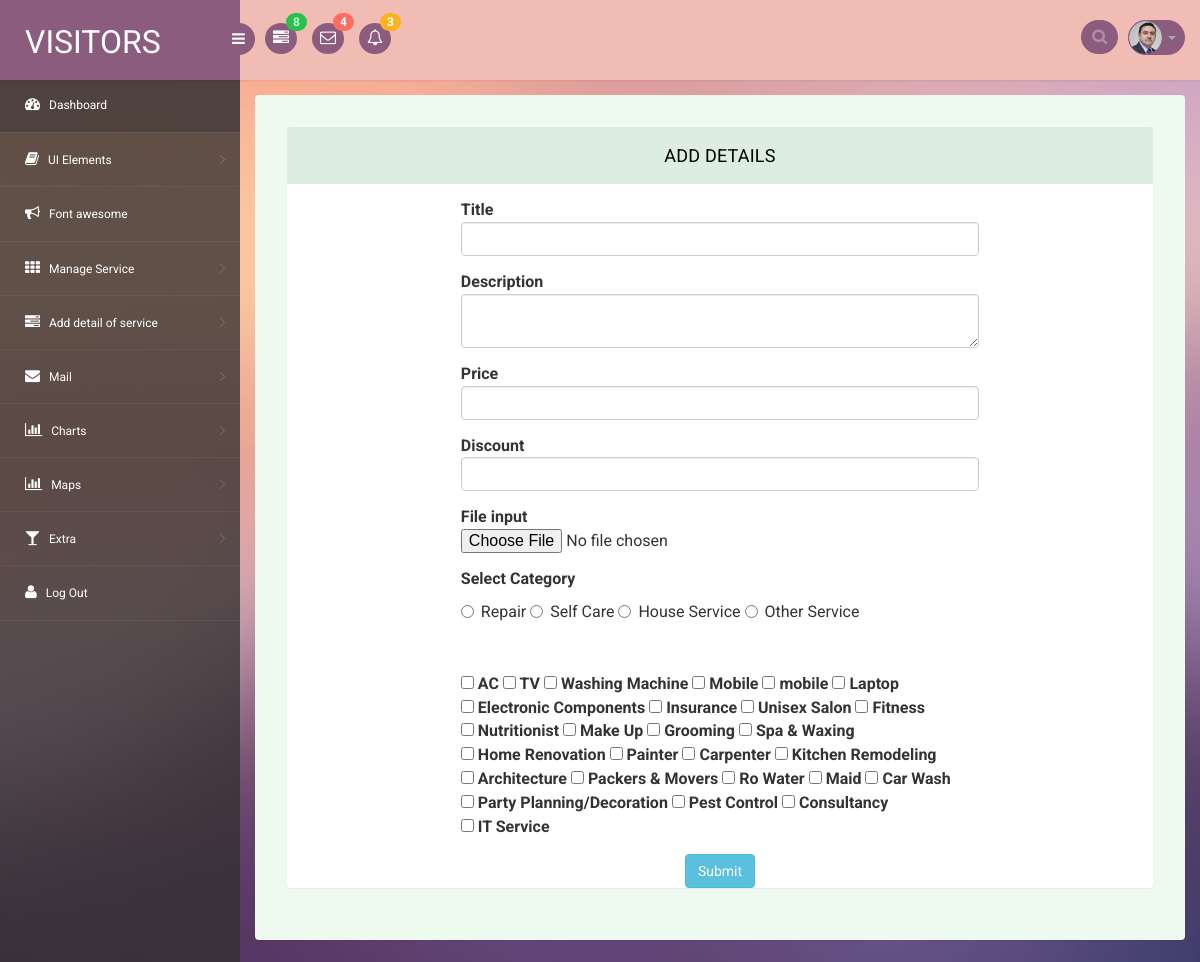
Screenshot of /seller/AddDetail/ with the database file from the repository.
### SellerAdmin/models.py (models this page shows, shortened)
class ServiceType(models.Model):
    service_name=models.CharField(max_length=30)
    description=models.TextField()

class SubService(models.Model):
    sub_name= models.TextField()
    category = models.ForeignKey(ServiceType(),on_delete=models.CASCADE)

### SellerAdmin/views.py (the view)
# urls.py: path('AddDetail/', views.AddDetail, name='AddDetail'),
def AddDetail(request):
    if request.method=='POST':
        title=request.POST.get("title")
        description=request.POST.get("description")
        price=request.POST.get("price")
        discount=request.POST.get("discount")
        fileinput=request.POST.get("fileinput")
        servicetype=request.POST.get('servicetype')
        subservice=request.POST.get('subservice')
        obj=ServiceType.objects.get(service_name=servicetype)
        obj1=SubService.objects.get(sub_name=subservice)
        Service.objects.create(title=title,description=description,price=price,discount=discount,type=obj,sub_category=obj1,seller=request.user)
        return redirect(pendingactivityPage)
    else:
        ser = ServiceType.objects.all()
        subser = SubService.objects.all()
        return render(request, 'temp/addproduct.html', {'subser': subser, 'ser': ser})

### SellerAdmin/templates/temp/addproduct.html (shortened to what this page needs)
 {% extends 'temp/base1.html' %}
{% load static %}
{% block content %}
<section id="main-content">
	<section class="wrapper">
	<div class="form-w3layouts">
        <div class="row">
            <div class="col-lg-12">
                    <section class="panel">
                        <header class="panel-heading">
                            Add Details
                        </header>
                        <div class="panel-body">
                            <div class="position-center">
                                <form action="{% url 'AddDetail' %}" method="post" role="form">
                                 <div class="form-group">
                                    <label for="Inputtitle1">Title</label>
                                    <input type="text" class="form-control" id="Inputtitle1" placeholder="Title" name="title">
                                </div>
                                      <div class="form-group">
                                    <label for="Inputtype1">Description</label>
                                    <textarea class="form-control" id="Inputtype1" placeholder="Type" name="description">
                                    </textarea>
                                </div>
                                 <div class="form-group">
                                    <label for="Inputprice1">Price</label>
                                    <input type="text" class="form-control" id="Inputprice1" placeholder="price" name="price">
                                </div>
                                 <div class="form-group">
                                    <label for="Inputdiscount1">Discount</label>
                                    <input type="text" class="form-control" id="Inputdiscount1" placeholder="Discount" name="discount">
                                </div>
                                <div class="form-group">
                                    <label for="exampleInputFile">File input</label>
                                    <input type="file" id="exampleInputFile" name="fileinput">
                                </div>
                                    <div class="form-group">
                                    <label for="exampleInputFile">Select Category</label>
                                        <div class="radio">
                                            {% for i in ser %}
                                            <label>
                                                <input type="radio" name="servicetype"  value="{{i.service_name}}">
                                                {{i.service_name}}
                                            </label>
                                {% endfor %}
                            </div>
                            <br>
                            </div>
                            <div class="">
                                {% for i in subser %}
                                <label>
                                    <input type="checkbox" name="subservice"  value="{{i.sub_name}}" >
                                    {{i.sub_name}}
                                </label>
                                {% endfor %}
                            </div>
                        </div>
                    </div>
                    <p align="center">
                     <button type="submit" class="btn btn-info">Submit</button>
                    </p>
        </div>
</section>
    </section>
 {% endblock %}

### SellerAdmin/static/sta/css/style.css (style rules this page uses)
p { margin: 0; }
html, body { font-family: 'Roboto', sans-serif; font-size: 100%; overflow-x: hidden; background: url(../images/bg.jpg) no-repeat 0px 0px; background-size:cover; }
p { margin:0; }
ul,label { margin:0; padding:0; }
#main-content { margin-left:240px; -webkit-transition:all .3s ease-in-out; -moz-transition:all .3s ease-in-out; -o-transition:all .3s ease-in-out; transition:all .3s ease-in-out; }
.wrapper { display:inline-block; margin-top:80px; padding:15px; width:100%; }
.position-center { width:62%; margin: 0 auto; }
.panel-heading { position: relative; height: 57px; line-height: 57px; letter-spacing: 0.2px; color: #000; font-size: 18px; font-weight: 400; padding: 0 16px; background:#ddede0; border-top-right-radius: 2px; border-top-left-radius: 2px; text-transform: uppercase; text-align: center; }
.panel { border: none ! important; }
.form-w3layouts { background: #eef9f0; padding: 2em; border-radius: 4px; -webkit-box-shadow: 0 1px 1px rgba(0,0,0,.05); box-shadow: 0 1px 1px rgba(0,0,0,.05); }

### rows the page displays
ServiceType: service_name "Repair"
ServiceType: service_name "Self Care"
ServiceType: service_name "House Service"
ServiceType: service_name "Other Service"
SubService: sub_name "AC"
SubService: sub_name "TV"
SubService: sub_name "Washing Machine"
SubService: sub_name "Mobile"
SubService: sub_name "mobile"
SubService: sub_name "Laptop"
SubService: sub_name "Electronic Components"
SubService: sub_name "Insurance"
SubService: sub_name "Unisex Salon"
SubService: sub_name "Fitness"
SubService: sub_name "Nutritionist"
SubService: sub_name "Make Up"
SubService: sub_name "Grooming"
SubService: sub_name "Spa & Waxing"
SubService: sub_name "Home Renovation"
SubService: sub_name "Painter"
SubService: sub_name "Carpenter"
SubService: sub_name "Kitchen Remodeling"
SubService: sub_name "Architecture"
SubService: sub_name "Packers & Movers"
SubService: sub_name "Ro Water"
SubService: sub_name "Maid"
SubService: sub_name "Car Wash"
SubService: sub_name "Party Planning/Decoration"
SubService: sub_name "Pest Control"
SubService: sub_name "Consultancy"
SubService: sub_name "IT Service"
